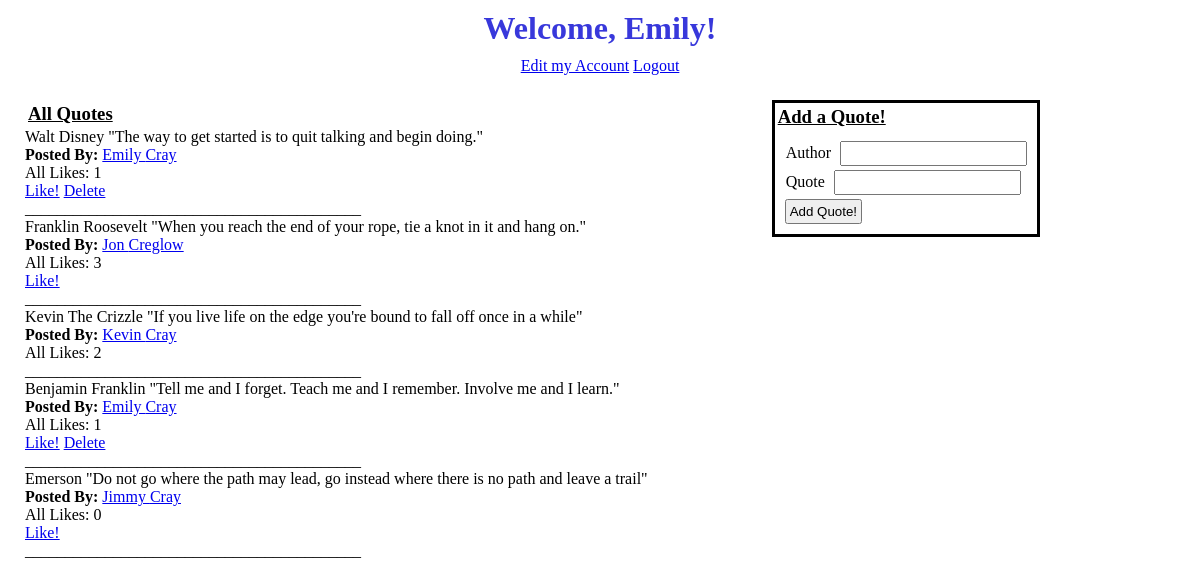
Page /quotes/ (signed in) on the committed database.
### login_app/models.py (models this page shows)
class User(models.Model):
    first_name = models.CharField(max_length=45)
    last_name = models.CharField(max_length=45)
    email = models.EmailField(max_length=45)
    password = models.CharField(max_length=45)
    created_at = models.DateField(auto_now_add=True)
    updated_at = models.DateField(auto_now=True)
    objects = UserManager()

### quotes_app/models.py (models this page shows)
class Quote(models.Model):
    content = models.TextField(max_length=255)
    author = models.ForeignKey(Author, related_name = "author", on_delete=models.CASCADE)
    posted_by = models.ForeignKey(User, related_name = "user", on_delete=models.CASCADE)
    liked_by = models.ManyToManyField(User, related_name="likes")
    created_at = models.DateTimeField(auto_now_add=True)
    updated_at = models.DateTimeField(auto_now=True)
    objects = QuoteManager()

class Author(models.Model):
    name = models.CharField(max_length=45)
    created_at = models.DateTimeField(auto_now_add=True)
    updated_at = models.DateTimeField(auto_now=True)
    objects = AuthorManager()

### quotes_app/views.py (the view)
# urls.py: 2. Add a URL to urlpatterns:  path('', views.home, name='home')
def home(request):
    context = {
        'quote': Quote.objects.all(),
        'current_user': User.objects.get(id = request.session['user_id'])
    }
    return render(request, 'home.html', context)

### quotes_app/templates/home.html (shortened to what this page needs)
<!DOCTYPE html>
<html lang="en">
<head>
    {% load static %}
    <link rel="stylesheet" href="{% static 'style.css' %}">
</head>
<body>
    <div class="nav">
        <h1>Welcome, {{ request.session.greeting }}!</h1>
        <a href="profile" role="button">Edit my Account</a>
        <a href="{% url 'logout' %}" role="button">Logout</a>
    </div>
    <section class="quotes">
        <h3>All Quotes</h3>
        {% for quote in quote %}
        <p>{{ quote.author.name }} "{{ quote.content }}"</p>
        <P><strong>Posted By: </strong><a href="posted_by/{{quote.posted_by.id}}">{{ quote.posted_by.first_name }} {{ quote.posted_by.last_name }}</a></P>
            <p>All Likes: {{ quote.liked_by.count }}</p>
            {% if current_user not in quote.liked_by.all %}
            <a href="like/{{quote.id}}" role="button">Like!</a>
            {% endif %}
            {% if current_user == quote.posted_by %}
            <a href="delete/{{quote.id}}" role="button">Delete</a>
            {% endif %}
            <p>__________________________________________</p>
        {% endfor %}
    </section>
    <section class="form">
        <h3>Add a Quote!</h3>
        <form action="create_quote" method="POST">
            <label for="author">Author</label>
            <input type="text" name="author_name" id="author"><br>
            <label for="quote">Quote</label>
            <input type="text"  name="quote" id="quote"><br>
            <input type="submit" value="Add Quote!">
        </form>
    </section>
</body>
</html>

### quotes_app/static/style.css (style rules this page uses)
* { margin: 0px; padding: 0px; }
.nav { padding: 10px; text-align: center; }
.quotes { display: inline-block; margin-top: 15px; margin-left: 25px; }
.form { display: inline-block; vertical-align: top; margin-top: 15px; margin-left: 120px; border: solid black 3px; }
h3 { padding: 3px; text-decoration: underline; }
form { padding: 8px; }
form label { padding: 3px; }
form input { padding: 3px; margin: 2px; }
h1 { color: rgb(56, 56, 219); padding-bottom: 10px; }

### rows in the picture
User: session.greeting "Emily"
Quote: author.name "Walt Disney", content "The way to get started is to quit talking and begin doing.", posted_by.first_name "Emily", posted_by.last_name "Cray", liked_by.count "1"
Quote: author.name "Franklin Roosevelt", content "When you reach the end of your rope, tie a knot in it and hang on.", posted_by.first_name "Jon", posted_by.last_name "Creglow", liked_by.count "3"
Quote: author.name "Kevin The Crizzle", content "If you live life on the edge you're bound to fall off once in a while", posted_by.first_name "Kevin", posted_by.last_name "Cray", liked_by.count "2"
Quote: author.name "Benjamin Franklin", content "Tell me and I forget. Teach me and I remember. Involve me and I learn.", posted_by.first_name "Emily", posted_by.last_name "Cray", liked_by.count "1"
Quote: author.name "Emerson", content "Do not go where the path may lead, go instead where there is no path and leave a trail", posted_by.first_name "Jimmy", posted_by.last_name "Cray", liked_by.count "0"
